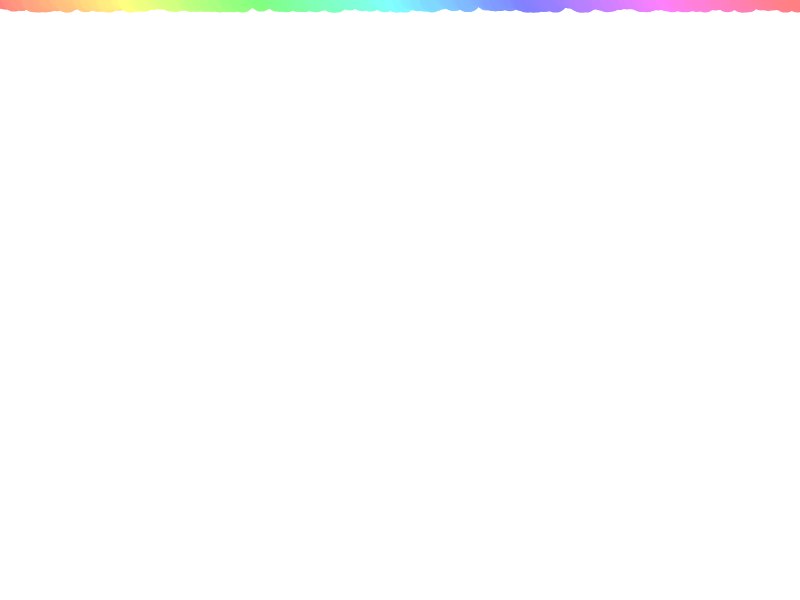
Frame 1 (no input)
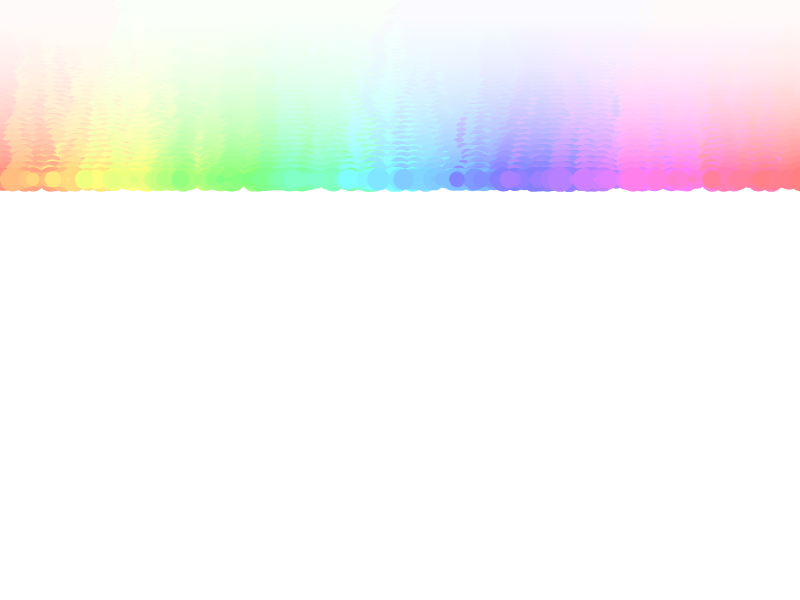
Frame 60 (no input)
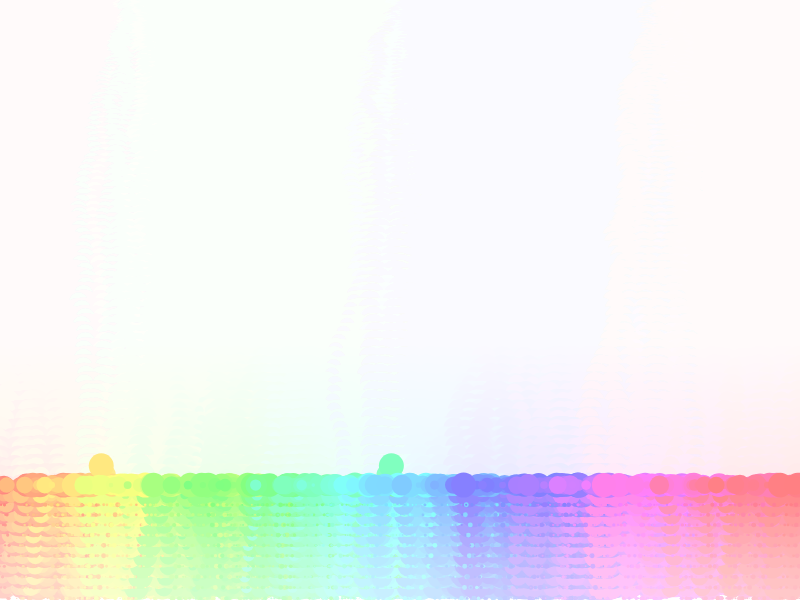
Frame 120 (the mouse pressed at the canvas centre since frame 60)

The p5.js sketch that drew these frames (run headless with seeded random() and noise() and a simulated clock; from frame 60 on, the mouse is pressed at the canvas centre):

// p5.js sketch
// ── sketch.js
let dots = [];
let numDots = 1000;
let gravity = 0.098;

// p5 calls this function right away when the webpage is loaded
function setup() {
  createCanvas(800, 600);
  colorMode(HSB);
  noStroke();
  
  // Create an array of Dot objects (see the class below)
  for (let i = 0; i < numDots; i++) {
    // Make use of the iterator variable (i) to compute the x position of the dot
    let x = width / numDots * i;
    dots[i] = new Dot(x, 0, 10, i);
  }
}

// The draw function is called over and over again really fast by p5
function draw() {
  background(0, 0, 100, 0.08);

  // Loop through the array of dots that we created on inside the start function, and 
  // call their update function.
  for (let i = 0; i < dots.length; i++) {
    dots[i].update();
  }
}



// Below, we define the Dot class, which defined the objects we instantiate inside the
// setup function above.
class Dot {
  constructor(x, y, diameter, id) {

    this.position = createVector(x, y);

    this.velocity = createVector(0, 0);

    this.id = id;

    this.diameter = diameter + random(-15, 15);

    this.hue = this.id / numDots * 360;
  }

  // This is the function that is called in the draw function above.
  update() {
    this.position.x += random(-5, 5);

    this.velocity.y += gravity;

    this.position.add(this.velocity);

    if (this.position.y + this.diameter/2 > height) {
      this.velocity.y *= -1;
      this.position.add(this.velocity);
    }

    fill(this.hue, 50, 100);
    ellipse(this.position.x, this.position.y, this.diameter, this.diameter);
  }
}
